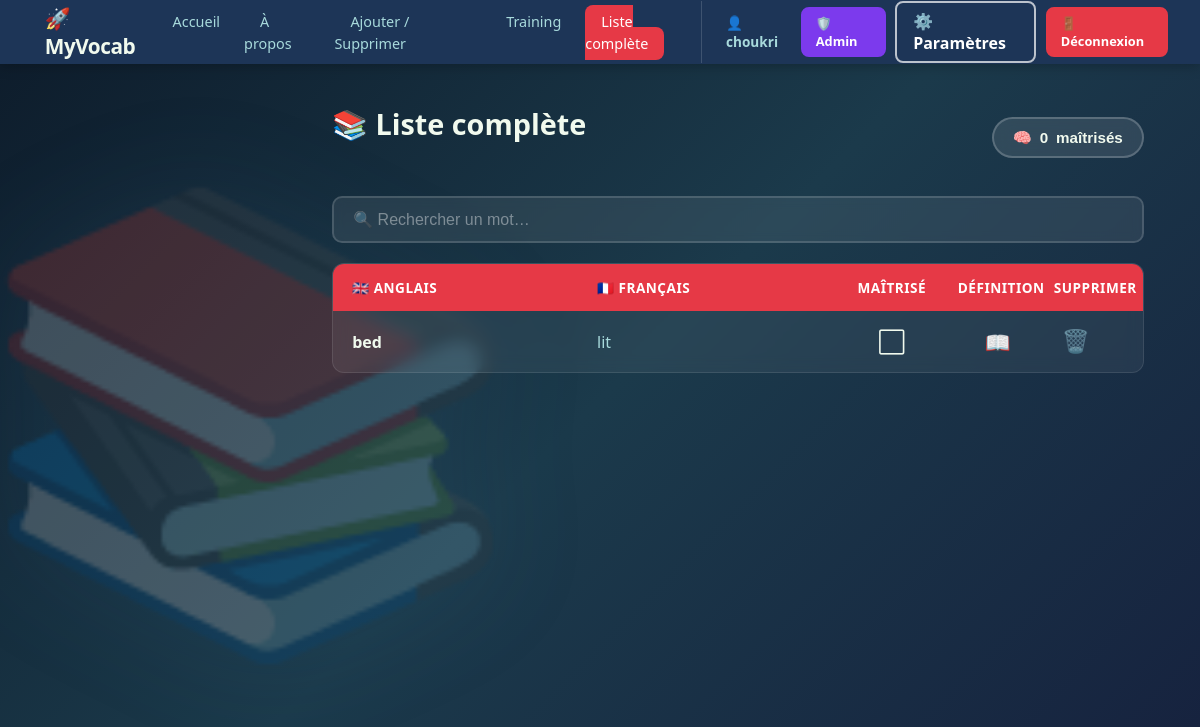
Page /list (signed in) on the earlier database version.
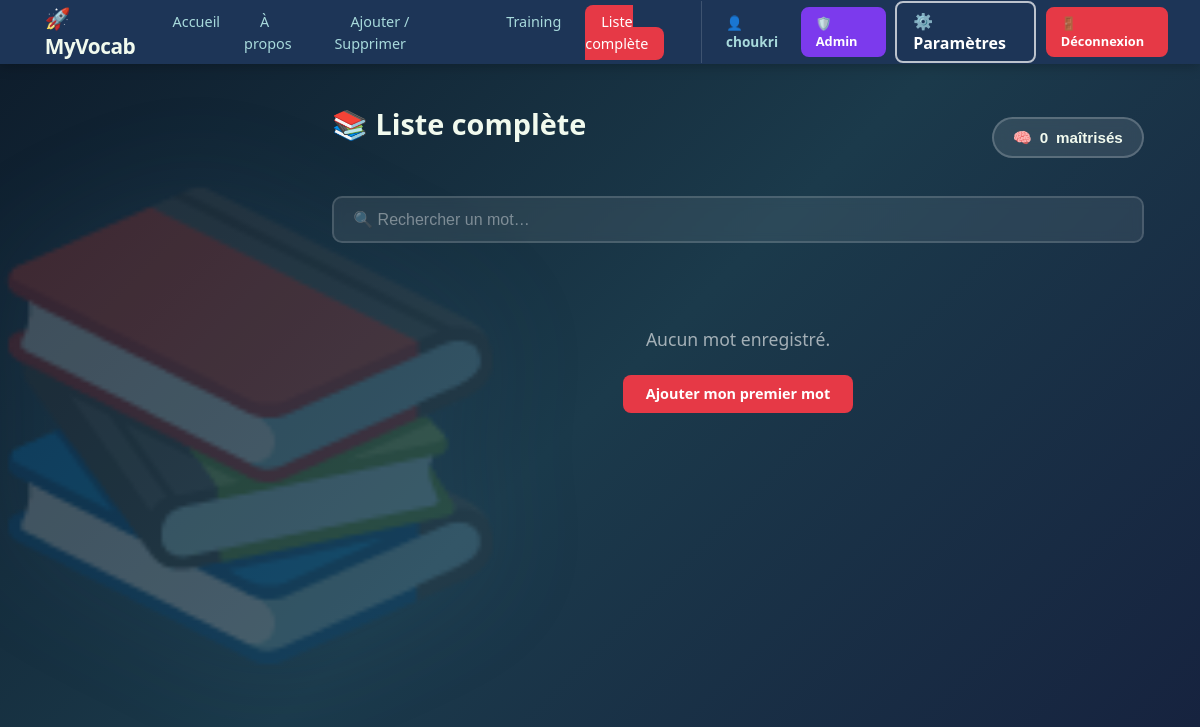
Same page on the later database version.
### tables this page shows
CREATE TABLE words (
                id         INTEGER PRIMARY KEY AUTOINCREMENT,
                user_id    INTEGER NOT NULL REFERENCES users(id) ON DELETE CASCADE,
                english    TEXT    NOT NULL,
                french     TEXT    NOT NULL,
                mastered   INTEGER DEFAULT 0,
                created_at TIMESTAMP DEFAULT CURRENT_TIMESTAMP,
                UNIQUE(user_id, english)
            );

### server.py (the view)
@app.route("/list")
@login_required
def list_page():
    db    = get_db()
    uid   = session["user_id"]
    words = db.execute("SELECT * FROM words WHERE user_id=? ORDER BY english ASC", (uid,)).fetchall()
    stats = _get_stats(db, uid)
    return render_template("list.html", words=words, stats=stats)

### server.py (called while the page is built)
def get_db():
    if "db" not in g:
        g.db = sqlite3.connect(DB_PATH, timeout=10, check_same_thread=False)
        g.db.row_factory = sqlite3.Row
        g.db.execute("PRAGMA journal_mode=WAL")
    return g.db

def login_required(f):
    @wraps(f)
    def decorated(*args, **kwargs):
        if "user_id" not in session:
            flash("Connecte-toi pour accéder à cette page.", "warning")
            return redirect(url_for("login_page"))
        return f(*args, **kwargs)
    return decorated

### templates/list.html (shortened to what this page needs)
{% extends "base.html" %}
{% block body_class %}page-list{% endblock %}
{% block content %}
<div class="library-bg">📚</div>
<div class="page-container">
  <div class="list-header">
    <h2 class="page-title">📚 Liste complète</h2>
    <button id="btn-brain" class="btn-brain" data-testid="btn-brain" onclick="toggleStats()">
      🧠 <span id="brain-count">{{ stats.mastered_words }}</span> maîtrisés
    </button>
  </div>
  <div class="search-bar">
    <input
      type="text"
      id="search-input"
      placeholder="🔍 Rechercher un mot…"
      data-testid="search-input"
      oninput="filterWords()"
    />
  </div>
  {% if words %}
  <div class="word-table" id="word-table">
    <div class="word-table-header">
      <span>🇬🇧 Anglais</span>
      <span>🇫🇷 Français</span>
      <span style="text-align:center">Maîtrisé</span>
      <span style="text-align:center">Définition</span>
      <span style="text-align:center">Supprimer</span>
    </div>
    {% for word in words %}
    <div class="word-table-row {% if word.mastered %}row-mastered{% endif %}"
         id="row-{{ word.id }}"
         data-testid="word-row-{{ word.id }}"
         data-english="{{ word.english }}"
         data-french="{{ word.french }}">
      <span class="word-english">{{ word.english }}</span>
      <span class="word-french">{{ word.french }}</span>
      <span class="master-toggle">
        <label for="master-{{ word.id }}" class="master-label">
          {% if word.mastered %}✅{% else %}⬜{% endif %}
        </label>
      </span>
      <span style="text-align:center">
        <a
          href="https://www.larousse.fr/dictionnaires/anglais-francais/{{ word.english }}"
          target="_blank"
          class="def-link"
          data-testid="def-link-{{ word.id }}"
        >📖</a>
      </span>
      <span style="text-align:center">
        <button
          type="button"
          class="btn-delete-list"
          data-testid="delete-btn-{{ word.id }}"
          onclick='deleteWord({{ word.id }}, {{ word.english | tojson }})'
        >🗑️</button>
      </span>
    </div>
    {% endfor %}
  </div>
  {% else %}
  <div class="empty-state" data-testid="empty-state">
    <p>Aucun mot enregistré.</p>
    <a href="/add" class="btn btn-primary">Ajouter mon premier mot</a>
  </div>
  {% endif %}
</div>
{% endblock %}

Differences in the rows shown:
removed words: english "bed", french "lit"
Other differences:
text no longer shown: "🇬🇧 ANGLAIS 🇫🇷 FRANÇAIS MAÎTRISÉ DÉFINITION SUPPRIMER"
text now shown: "Aucun mot enregistré. Ajouter mon premier mot"
